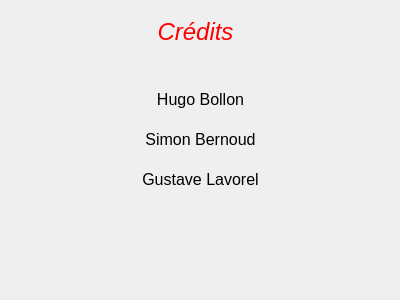
<?xml version="1.0" encoding="UTF-8"?>
<ui version="4.0">
 <class>Credits</class>
 <widget class="QDialog" name="Credits">
  <property name="geometry">
   <rect>
    <x>0</x>
    <y>0</y>
    <width>400</width>
    <height>300</height>
   </rect>
  </property>
  <property name="windowTitle">
   <string>Dialog</string>
  </property>
  <widget class="QLabel" name="label">
   <property name="geometry">
    <rect>
     <x>60</x>
     <y>12</y>
     <width>271</width>
     <height>41</height>
    </rect>
   </property>
   <property name="text">
    <string>&lt;html&gt;&lt;head/&gt;&lt;body&gt;&lt;p align=&quot;center&quot;&gt;&lt;span style=&quot; font-size:18pt; font-style:italic; color:#ff0000;&quot;&gt;Crédits&lt;/span&gt;&lt;/p&gt;&lt;/body&gt;&lt;/html&gt;</string>
   </property>
  </widget>
  <widget class="QLabel" name="label_2">
   <property name="geometry">
    <rect>
     <x>70</x>
     <y>90</y>
     <width>261</width>
     <height>20</height>
    </rect>
   </property>
   <property name="text">
    <string>&lt;html&gt;&lt;head/&gt;&lt;body&gt;&lt;p align=&quot;center&quot;&gt;&lt;span style=&quot; font-size:12pt;&quot;&gt;Hugo Bollon&lt;/span&gt;&lt;/p&gt;&lt;/body&gt;&lt;/html&gt;</string>
   </property>
  </widget>
  <widget class="QLabel" name="label_3">
   <property name="geometry">
    <rect>
     <x>70</x>
     <y>130</y>
     <width>261</width>
     <height>20</height>
    </rect>
   </property>
   <property name="text">
    <string>&lt;html&gt;&lt;head/&gt;&lt;body&gt;&lt;p align=&quot;center&quot;&gt;&lt;span style=&quot; font-size:12pt;&quot;&gt;Simon Bernoud&lt;/span&gt;&lt;/p&gt;&lt;/body&gt;&lt;/html&gt;</string>
   </property>
  </widget>
  <widget class="QLabel" name="label_4">
   <property name="geometry">
    <rect>
     <x>70</x>
     <y>170</y>
     <width>261</width>
     <height>20</height>
    </rect>
   </property>
   <property name="text">
    <string>&lt;html&gt;&lt;head/&gt;&lt;body&gt;&lt;p align=&quot;center&quot;&gt;&lt;span style=&quot; font-size:12pt;&quot;&gt;Gustave Lavorel&lt;/span&gt;&lt;/p&gt;&lt;/body&gt;&lt;/html&gt;</string>
   </property>
  </widget>
 </widget>
 <resources/>
 <connections/>
</ui>
